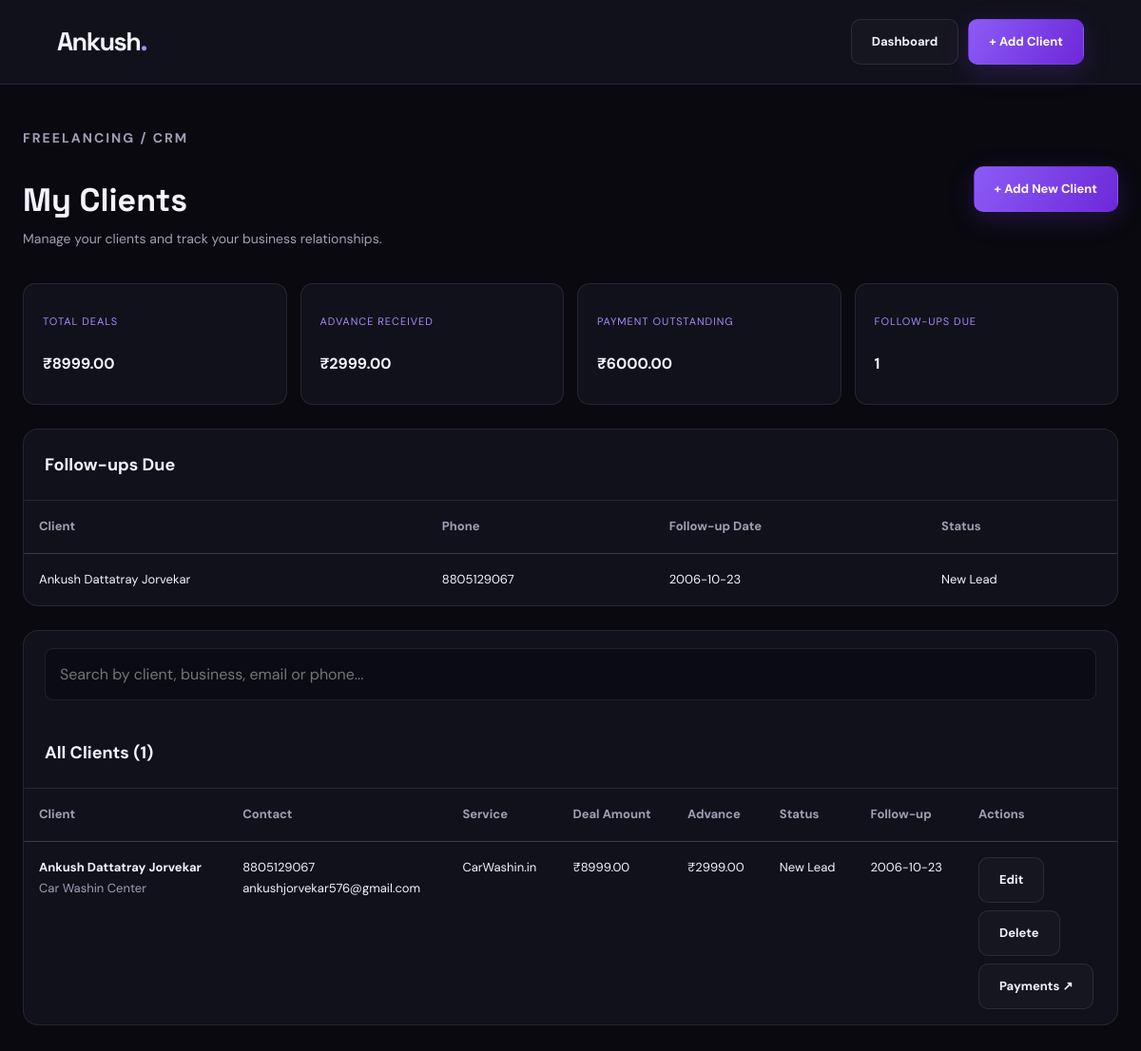
/admin/clients (signed in), run on the app's committed database.
### app.py (models this page shows)
class Client(db.Model):
    id = db.Column(db.Integer, primary_key=True)
    name = db.Column(db.String(120), nullable=False)
    phone = db.Column(db.String(20))
    email = db.Column(db.String(120))
    business = db.Column(db.String(150))
    service = db.Column(db.String(150))
    lead_source = db.Column(db.String(100))
    deal_amount = db.Column(db.Float, default=0)
    advance_paid = db.Column(db.Float, default=0)
    status = db.Column(db.String(40), default="New Lead")
    payment_status = db.Column(db.String(40), default="Pending")
    follow_up_date = db.Column(db.String(20))
    notes = db.Column(db.Text)

### app.py (the view)
@app.route("/admin/clients")
@login_required
def clients():
    all_clients = Client.query.order_by(Client.id.desc()).all()
    payment_summary = get_client_payment_summary(all_clients)
    due_followups = get_due_followups(all_clients)
    return render_template(
        "clients.html",
        clients=all_clients,
        payment_summary=payment_summary,
        due_followups=due_followups
    )

### app.py (called while the page is built)
def login_required(view):
    @wraps(view)
    def wrapped_view(*args, **kwargs):
        if "admin_id" not in session:
            flash("Please log in to access the dashboard.", "error")
            return redirect(url_for("admin_login"))
        return view(*args, **kwargs)
    return wrapped_view

def get_client_payment_summary(clients):
    total_deal = sum(client.deal_amount or 0 for client in clients)
    total_advance = sum(client.advance_paid or 0 for client in clients)
    total_outstanding = sum(
        max(0, (client.deal_amount or 0) - (client.advance_paid or 0))
        for client in clients
    )
    return {
        "total_deal": total_deal,
        "total_advance": total_advance,
        "total_outstanding": total_outstanding,
    }

def get_due_followups(clients):
    today = date.today().isoformat()
    return [
        client for client in clients
        if client.follow_up_date
        and client.follow_up_date <= today
        and client.status not in ("Won", "Lost")
    ]

### templates/clients.html (shortened to what this page needs)
<!DOCTYPE html>
<html lang="en">
<head>
    <link rel="stylesheet"
          href="{{ url_for('static', filename='css/style.css') }}">
</head>
<body>
<header class="crm-topbar">
    <a href="{{ url_for('home') }}" class="logo">
        Ankush<span>.</span>
    </a>
    <div class="actions">
        <a href="{{ url_for('admin_dashboard') }}"
           class="button secondary">
            Dashboard
        </a>
        <a href="{{ url_for('add_client') }}"
           class="button primary">
            + Add Client
        </a>
    </div>
</header>
<main class="crm-main">
    <div class="crm-header">
        <div>
            <p class="eyebrow">FREELANCING / CRM</p>
            <h1>My Clients</h1>
            <p>Manage your clients and track your business relationships.</p>
        </div>
        <a href="{{ url_for('add_client') }}"
           class="button primary">
            + Add New Client
        </a>
    </div>
    <section class="skills-grid" style="margin-bottom: 25px;">
        <div class="skill-card">
            <span>TOTAL DEALS</span>
            <h3>₹{{ "%.2f"|format(payment_summary.total_deal) }}</h3>
        </div>
        <div class="skill-card">
            <span>ADVANCE RECEIVED</span>
            <h3>₹{{ "%.2f"|format(payment_summary.total_advance) }}</h3>
        </div>
        <div class="skill-card">
            <span>PAYMENT OUTSTANDING</span>
            <h3>₹{{ "%.2f"|format(payment_summary.total_outstanding) }}</h3>
        </div>
        <div class="skill-card">
            <span>FOLLOW-UPS DUE</span>
            <h3>{{ due_followups|length }}</h3>
        </div>
    </section>
    <section class="crm-card" style="margin-bottom: 25px;">
        <h2>Follow-ups Due</h2>
        {% if due_followups %}
            <div class="crm-table-wrap">
                <table class="crm-table">
                    <thead>
                        <tr>
                            <th>Client</th>
                            <th>Phone</th>
                            <th>Follow-up Date</th>
                            <th>Status</th>
                        </tr>
                    </thead>
                    <tbody>
                        {% for client in due_followups %}
                            <tr>
                                <td>{{ client.name }}</td>
                                <td>{{ client.phone or '—' }}</td>
                                <td>{{ client.follow_up_date }}</td>
                                <td>{{ client.status }}</td>
                            </tr>
                        {% endfor %}
                    </tbody>
                </table>
            </div>
        {% else %}
            <div class="crm-empty">
                No follow-ups due today.
            </div>
        {% endif %}
    </section>
    <section class="crm-card">
        <div style="padding: 18px 22px;">
            <input
                id="clientSearch"
                class="crm-search"
                type="search"
                placeholder="Search by client, business, email or phone..."
                aria-label="Search clients"
            >
        </div>
        <h2>All Clients ({{ clients|length }})</h2>
        {% if clients %}
            <div class="crm-table-wrap">
                <table class="crm-table">
                    <thead>
                        <tr>
                            <th>Client</th>
                            <th>Contact</th>
                            <th>Service</th>
                            <th>Deal Amount</th>
                            <th>Advance</th>
                            <th>Status</th>
                            <th>Follow-up</th>
                            <th>Actions</th>
                        </tr>
                    </thead>
                    <tbody>
                        {% for client in clients %}
                            <tr>
                                <td>
                                    <strong>{{ client.name }}</strong>
                                    <br>
                                    <span class="crm-muted">
                                        {{ client.business or 'No business name' }}
                                    </span>
                                </td>
                                <td>
                                    {% if client.phone %}
                                        {{ client.phone }}<br>
                                    {% endif %}
                                    {% if client.email %}
                                        {{ client.email }}
                                    {% else %}
                                        <span class="crm-muted">No email</span>
                                    {% endif %}
                                </td>
                                <td>{{ client.service or '—' }}</td>
                                <td>
                                    ₹{{ "%.2f"|format(client.deal_amount or 0) }}
                                </td>
                                <td>
                                    ₹{{ "%.2f"|format(client.advance_paid or 0) }}
                                </td>
                                <td>{{ client.status }}</td>
                                <td>{{ client.follow_up_date or '—' }}</td>
                                <td>
                                    <div class="crm-action-buttons">
                                        <a
                                            class="button secondary"
                                            href="{{ url_for('edit_client', client_id=client.id) }}"
                                        >
                                            Edit
                                        </a>
                                        <form
                                            method="POST"
                                            action="{{ url_for('delete_client', client_id=client.id) }}"
                                            onsubmit="return confirm('Delete this client permanently?');"
                                        >
                                            <button
                                                type="submit"
                                                class="button secondary"
                                            >
                                                Delete
                                            </button>
                                        </form>
                                        <a
                                            class="button secondary"
                                            href="{{ url_for('client_payments', client_id=client.id) }}"
                                        >
                                            Payments ↗
                                        </a>
                                    </div>
                                </td>
                            </tr>
                        {% endfor %}
                    </tbody>
                </table>
            </div>
        {% endif %}
    </section>
</main>
</body>
</html>

### static/css/style.css (style rules this page uses)
:root { --bg: #09090f; --surface: #11111b; --surface-light: #171725; --text: #f4f3ff; --muted: #a09fb5; --purple: #a78bfa; --purple-dark: #7c3aed; --border: rgba(255, 255, 255, 0.09); --radius: 18px; --max-width: 1180px; }
* { margin: 0; padding: 0; box-sizing: border-box; }
html { scroll-behavior: smooth; scroll-padding-top: 90px; }
body { background: var(--bg); color: var(--text); font-family: 'DM Sans', sans-serif; line-height: 1.7; overflow-x: hidden; }
a { color: inherit; text-decoration: none; }
button, input, textarea { font: inherit; }
button, a { -webkit-tap-highlight-color: transparent; }
.logo { font-family: 'Space Grotesk', sans-serif; font-size: 27px; font-weight: 700; letter-spacing: -1.5px; white-space: nowrap; }
.logo span { color: var(--purple); }
.eyebrow { display: flex; align-items: center; gap: 10px; color: var(--purple); font-size: 11px; font-weight: 700; letter-spacing: 2px; margin-bottom: 24px; }
.button { display: inline-flex; justify-content: center; align-items: center; gap: 9px; min-height: 47px; padding: 12px 21px; border: 1px solid transparent; border-radius: 10px; cursor: pointer; font-size: 13px; font-weight: 700; transition: transform 0.25s ease, background 0.25s ease; }
.button.primary { color: #fff; background: linear-gradient(120deg, #8b5cf6, #6d28d9); box-shadow: 0 8px 28px rgba(124, 58, 237, 0.22); }
.button.secondary { color: var(--text); border-color: var(--border); background: rgba(255, 255, 255, 0.025); }
.skills-grid { display: grid; grid-template-columns: repeat(4, minmax(0, 1fr)); gap: 14px; margin-top: 35px; }
.skill-card { padding: 24px 20px; background: var(--surface); border: 1px solid var(--border); border-radius: 13px; transition: border-color 0.25s ease, transform 0.25s ease; }
.skill-card > span { color: var(--purple); font-size: 11px; letter-spacing: 1px; }
.skill-card h3 { margin-top: 18px; margin-bottom: 5px; font-size: 16px; }

### templates/clients.html (style rules this page uses)
.crm-main { max-width: 1200px; margin: auto; padding: 45px 24px; }
.crm-header { display: flex; justify-content: space-between; align-items: center; gap: 18px; flex-wrap: wrap; margin-bottom: 28px; }
.crm-header h1 { font-size: 34px; font-family: 'Space Grotesk', sans-serif; }
.crm-header p { color: var(--muted); font-size: 14px; }
.crm-card { background: var(--surface); border: 1px solid var(--border); border-radius: 16px; overflow: hidden; }
.crm-card h2 { font-size: 18px; padding: 22px; border-bottom: 1px solid var(--border); }
.crm-table-wrap { overflow-x: auto; }
.crm-table { width: 100%; min-width: 1000px; border-collapse: collapse; }
.crm-table th, .crm-table td { padding: 16px; text-align: left; border-bottom: 1px solid var(--border); font-size: 13px; vertical-align: top; }
.crm-table th { color: var(--muted); }
.crm-table tr:last-child td { border-bottom: 0; }
.crm-table td { overflow-wrap: anywhere; }
.crm-muted { color: var(--muted); }
.crm-topbar { padding: 20px 5%; display: flex; justify-content: space-between; align-items: center; gap: 16px; border-bottom: 1px solid var(--border); background: var(--surface); flex-wrap: wrap; }
.crm-topbar .actions { display: flex; gap: 10px; flex-wrap: wrap; }
.crm-search { width: 100%; padding: 13px 15px; background: #0b0b13; color: var(--text); border: 1px solid var(--border); border-radius: 9px; }
.crm-action-buttons { display: flex; flex-direction: column; align-items: flex-start; gap: 8px; min-width: 100px; }
.crm-action-buttons form { margin: 0; }
.crm-action-buttons .button { display: inline-flex; justify-content: center; align-items: center; white-space: nowrap; }

### data on the page
Client: name "Ankush Dattatray Jorvekar", phone "8805129067", follow_up_date "2006-10-23", status "New Lead", business "Car Washin Center", email "ankushjorvekar576@gmail.com", service "CarWashin.in", deal_amount "8999.00", advance_paid "2999.00"

### other printed values
{{ "%.2f"|format(payment_summary.total_deal) }} "8999.00"
{{ "%.2f"|format(payment_summary.total_advance) }} "2999.00"
{{ "%.2f"|format(payment_summary.total_outstanding) }} "6000.00"
{{ due_followups|length }} "1"
{{ clients|length }} "1"
